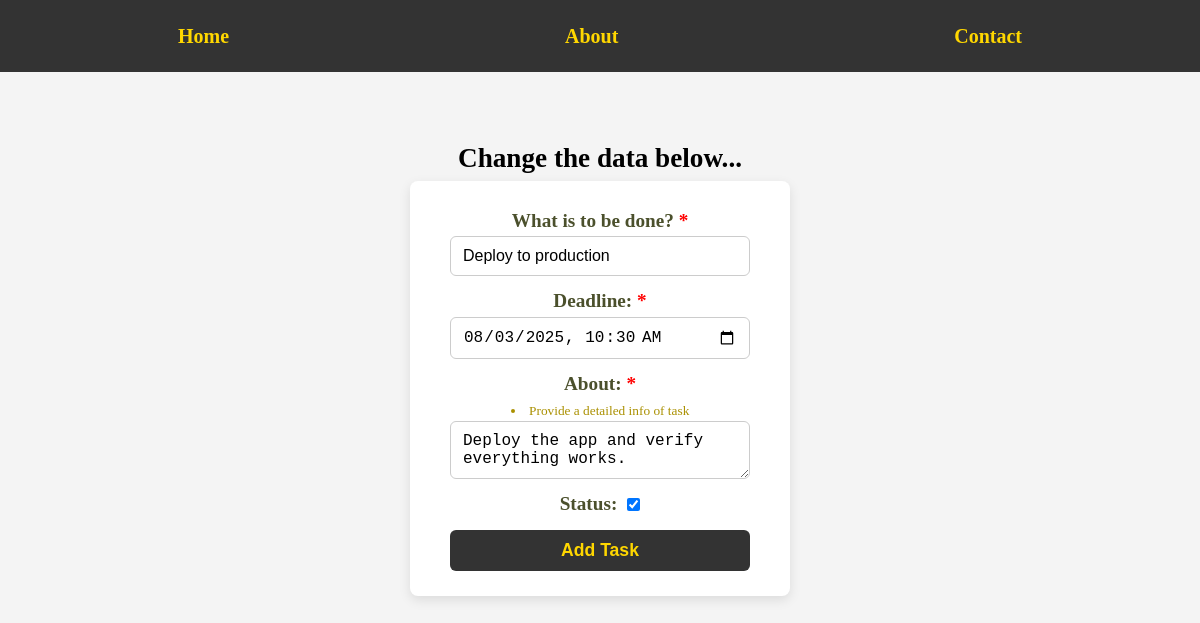
The app's page /edit-task/7 with its own data.
### task/models.py (models this page shows, shortened)
class Task(models.Model):
    title = models.CharField(max_length=100)
    deadline = models.DateTimeField()
    about = models.TextField()
    status = models.BooleanField(default=False)
    created = models.DateTimeField(auto_now_add=True)
    updated = models.DateTimeField(auto_now=True)

### task/views.py (the view)
# urls.py: path("edit-task/<int:id>", views.update_task, name='edit-task'), # Update
def update_task(request, id):
    task = get_object_or_404(Task, id=id)
    if request.method == 'POST':
        form = TaskForm(request.POST, instance=task)
        if form.is_valid():
            form.save()
            return redirect('task-detail', id=id)
    else:
        form = TaskForm(instance=task)
    context = {
        'title': 'Edit Task',
        'form': form
    }
    return render(request, 'update_task.html', context)

### task/forms.py
class TaskForm(forms.ModelForm):
    class Meta:
        model = Task
        fields = '__all__'      # or, ['title', 'deadline', 'about', 'status']
        labels = {
            'title':'What is to be done?',
        }
        widgets = {
            'title':forms.TextInput(attrs={
                'placeholder':'Enter task title',
            }),
            'deadline':forms.DateTimeInput(attrs={
                'type': 'datetime-local',
            }),
            'about':forms.Textarea(attrs={
                'cols':25,
                'rows':2,
                'placeholder':'About...',
            }),
        }
        help_texts = {
            'about':'Provide a detailed info of task'
        }
        error_messages = {
            'title':{
                'max_length':'Title is too long.',
            },
        }

### task/templates/update_task.html (shortened to what this page needs)
{% extends 'base.html' %}
{% load static %}
{% block style %}
    <link rel="stylesheet" href="{% static 'css/task_form.css' %}">
{% endblock style %}
{% block content %}
    <h1>Change the data below...</h1>
    <form method="post" >
        {% for field in form %}
            <div>
                <label for="{{ field.id_for_label }}">
                        {{ field.label }}{% if field.label != 'What is to be done?' %}:{% endif %}
                    {% if field.field.required %}
                        <span style="color: red;">*</span>
                    {% endif %}
                </label>
                {% if field.help_text %}
                        <small><li class="help-text">{{ field.help_text }}</li></small>
                {% endif %}
                {{ field }}
            </div>
        {% endfor %}
        <button type="submit">Add Task</button>
    </form>
{% endblock content %}

### static/css/style.css (style rules this page uses)
* { margin: 0; padding: 0; box-sizing: border-box; }
h1 { font-size: 1.7rem; }

### task/static/css/task_form.css (style rules this page uses)
#main > form { background: white; padding: 25px 40px; border-radius: 8px; box-shadow: 0 4px 12px rgb(0 0 0 / 0.1); width: 100%; max-width: 380px; }
#main > form > div { display: flex; flex-direction: column; margin-bottom: 10px; }
#main > form > div:nth-of-type(4) { flex-direction: row; align-items: center; justify-content: center; gap: 10px; }
#main > form > div > label { font-size: 1.2rem; font-weight: 600; color: #4b502c; }
#main form > div > input, textarea { padding: 10px 12px; border-radius: 6px; border: 1px solid #ccc; font-size: 1rem; transition: border-color 0.3s ease; }
.help-text { color: #aa9000; }
#main > form > button { padding: 10px 0; border: none; border-radius: 6px; width: 100%; background-color: #333; color: #FFD700; font-size: 1.1rem; font-weight: 600; cursor: pointer; transition: background-color 0.3s ease; }

### records on screen
Task: form "Deploy to production" "08/03/2025 10:30" "Deploy the app and verify everything works." "☑"

### other values on screen
{{ field.label }} "What is to be done?" "Deadline" "About" "Status"
{{ field.help_text }} "Provide a detailed info of task"
